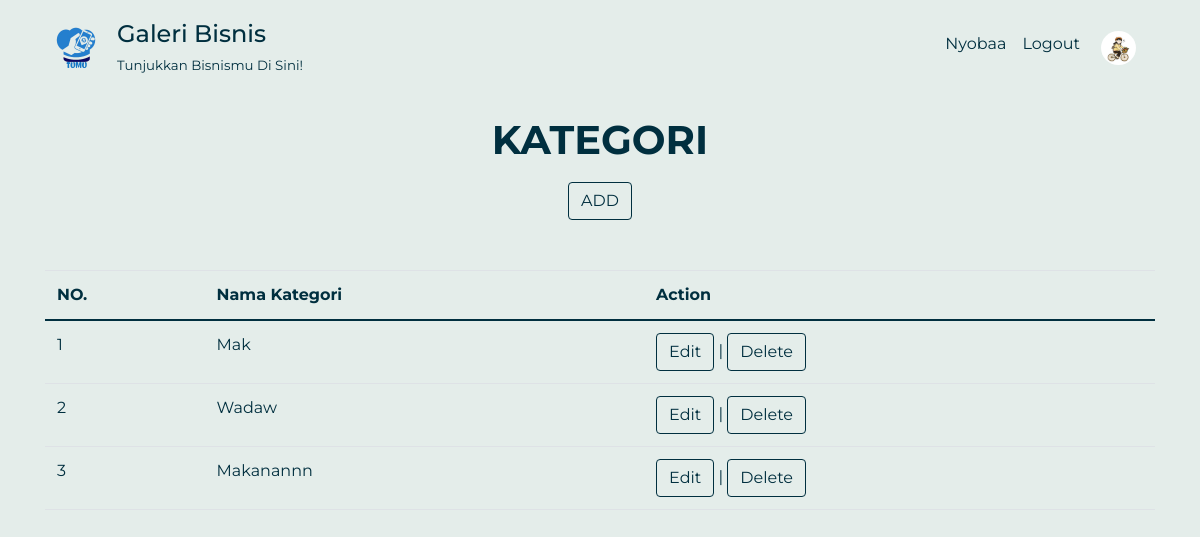
Page /dashboard.php?p=kategorilist (signed in) on the committed database.
### tables this page shows
CREATE TABLE `kategori` (
  `id_kategori` int(11) NOT NULL,
  `nama_kategori` varchar(20) NOT NULL
);

### connection.php (called while the page is built, shortened)
<?php
class Connection{
   private $host = "localhost";
   private $struser = "root";
   private $strpassword = "";
   private $dbname = "galeribisnis";
	function connect(){
	    $conn = mysqli_connect($this->host,$this->struser, $this->strpassword);
	 	mysqli_select_db($conn, $this->dbname);
		$this->connection = $conn;
	}
}
?>

### class/class.kategori.php (called while the page is built, shortened)
<?php
class Kategori extends Connection{
    public function __get($atribute)
    {
        if (property_exists($this, $atribute)) {
            return $this->$atribute;
        }
    }
    public function SelectAllKategori(){
        $sql="SELECT * FROM kategori";
        $result = mysqli_query($this->connection, $sql);
        $arrResult= array();
        $cnt=0;
        if(mysqli_num_rows($result)>0){
            while ($data=mysqli_fetch_Array($result)){
                $objKategori = new Kategori();
                $objKategori->id_kategori = $data['id_kategori'];
                $objKategori->nama_kategori = $data['nama_kategori'];
                $arrResult[$cnt] = $objKategori;
                $cnt++;
            }
        }
        return $arrResult;
    }
}
?>

### pages/kategorilist.php (the view)
<div class="container kategorilist">
    <div class="text-center">
        <h1 class="judul"><strong>KATEGORI</strong></h1>
        <a class="btn add" #id="addButton" href="?p=kategori">ADD</a>
    </div>
    <table class="table" id="tabelkategori">
        <thead>
            <tr>
                <th>NO.</th>
                <th>nama kategori</th>
                <th>action</th>
            </tr>
        </thead>
        <?php
            require_once('./class/class.kategori.php');
            $objKategori = new Kategori();
            $arrayResult = $objKategori->SelectAllKategori();
            if(count($arrayResult)==0){
                echo '<tr><td colspan="9">TIDAK ADA DATA!</td></tr>';
            }
            else{
                $no=1;
                foreach ($arrayResult as $dataKategori){
                    echo '<tr>';
                    echo '<td>'.$no.'</td>';
                    echo '<td>'.$dataKategori->nama_kategori.'</td>';
                    echo '<td> <a class="btn"
                    href="?p=kategori&id_kategori='.$dataKategori->id_kategori.'"> Edit </a> |
                    <a class="btn"
                    href="?p=delete-kategori&id_kategori='.$dataKategori->id_kategori.'"
                    onclick="return confirm(\'Apakah anda yakin ingin menghapus?\')"> Delete </a> </td>';
                    echo '</tr>';
                    $no++;
                }
            }
        ?>
    </table>
</div>

### StyleIndex.css (style rules this page uses)
.all { background-color: #e4edea; font-family: montserrat, sans-serif; text-transform: capitalize; color: #002f3f; }
.table td { color:#002f3f; }
.table tr { color:#002f3f; }
.kategorilist .judul { color: #002f3f; margin-top: 40px; }
.kategorilist .add { margin-top: 10px; }
.kategorilist .table { margin-top: 50px; }
.kategorilist .table th { color:#002f3f; }
.kategorilist .btn { background-color: #e4edea; color:#002f3f; font-weight: 400; border-color: #002f3f; }

### rows in the picture
kategori: nama_kategori "Mak"
kategori: nama_kategori "Wadaw"
kategori: nama_kategori "Makanannn"
